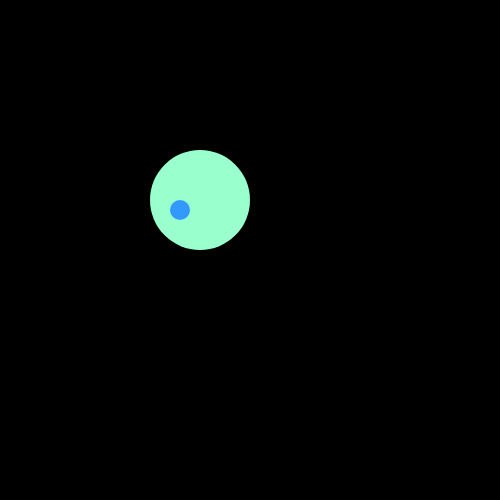
Frame 1 (no input)
Frame 60 (no input): identical to frame 1, image omitted
Frame 120 (the mouse pressed at the canvas centre since frame 60): identical to frame 1, image omitted

The p5.js sketch that drew this single still picture (run headless with seeded random() and noise() and a simulated clock; from frame 60 on, the mouse is pressed at the canvas centre):

// p5.js sketch
// ── sketch.js
// face position variables
let faceX = 200;
let faceY = 200;

/* goal: we want to have a face with some eyes, nose, spots etc ... 
that can all move together -> so we want ONE ref point that then all the other x and y positions are positioned RELATIVE to that ref point.
EXAMPLE: we want to have a spot on the face that is at the lower left:
faceX and faceY are our chosen ref point - the CENTRE of the face
 so we create variables spotX and spotY that are RELATIVE to faceX and faceY:*/

let spotX = faceX - 20; // the -20 is the OFFSET from faceX on x
let spotY= faceY +10; // the +10 is the OFFSET from faceY on y

/**
 * 
 */
function setup() {
    createCanvas(500,500)
}

/**
 * 
 */
function draw() {
    background(0);
    noStroke();
    // draw face
    push();
    fill(153, 255, 204);
    ellipse(faceX,faceY, 100,100)
    pop();

    // spot
    push();
    fill(51, 153, 255);
    ellipse(spotX,spotY, 20,20);
    pop();

} 
